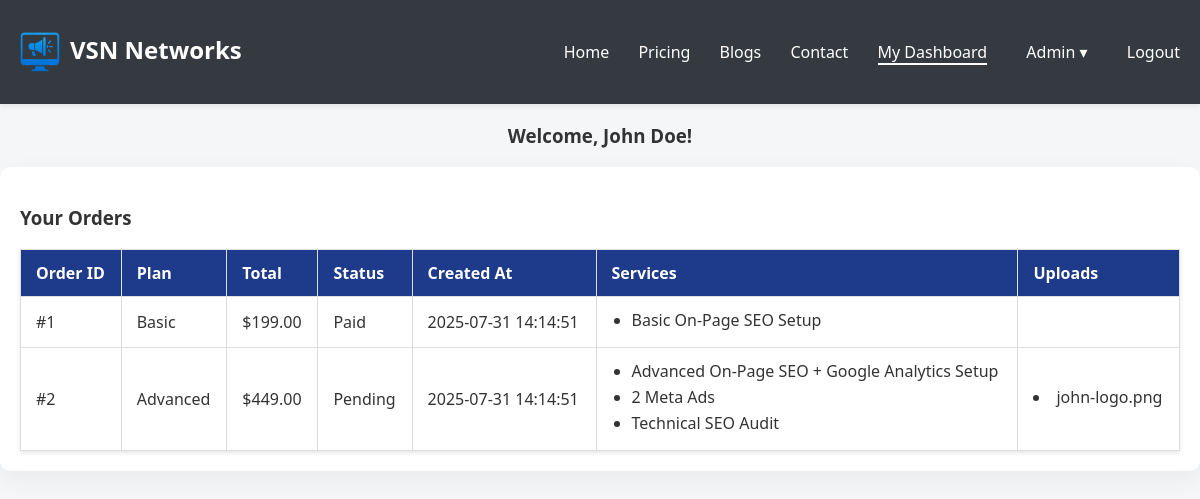
Page /dashboard.php (signed in) on the committed database.
### tables this page shows
CREATE TABLE orders (
    id INT AUTO_INCREMENT PRIMARY KEY,
    user_id INT NOT NULL,
    created_by INT NULL,   
    plan ENUM('basic', 'advanced', 'pro', 'custom') NOT NULL,
    status ENUM('pending', 'paid', 'in_progress', 'complete', 'cancelled') DEFAULT 'pending',
    total_price DECIMAL(10, 2) DEFAULT 0.00,
    notes TEXT,
    reset_token VARCHAR(64),
    reset_expires DATETIME,
    created_at DATETIME DEFAULT CURRENT_TIMESTAMP
);

CREATE TABLE order_items (
    id INT AUTO_INCREMENT PRIMARY KEY,
    order_id INT NOT NULL,
    service_name VARCHAR(100) NOT NULL,
    quantity INT DEFAULT 1,
    unit_price DECIMAL(10, 2) DEFAULT 0.00,
    total_price DECIMAL(10, 2) GENERATED ALWAYS AS (quantity * unit_price) STORED
);

CREATE TABLE uploads (
    id INT AUTO_INCREMENT PRIMARY KEY,
    order_id INT NOT NULL,
    file_name VARCHAR(255),
    file_path VARCHAR(255),
    uploaded_at DATETIME DEFAULT CURRENT_TIMESTAMP,
    created_at DATETIME DEFAULT CURRENT_TIMESTAMP
);

### dashboard.php (the view, shortened to what this page needs)
<?php
require_once 'includes/db.php';
$user_id = $_SESSION['user_id'];
$name = $_SESSION['user_name'];
$stmt = $conn->prepare("SELECT * FROM orders WHERE user_id = ? and status <> 'initiated' ORDER BY created_at DESC");
$stmt->execute([$user_id]);
$orders = [];
$result = $stmt->get_result();
if ($result) {
    while ($row = $result->fetch_assoc()) {
        $orders[] = $row;
    }
}
?>
<!DOCTYPE html>
<html>
    <head>
    </head>
<body>
    <?php include 'includes/header.php'; ?>
<h3 style="text-align: center;">Welcome, <?= htmlspecialchars($name) ?>!</h3>
<div class="dashboard-container">
<h3>Your Orders</h3>
<?php if (count($orders) > 0): ?>
        <table class="order-table">
            <tr>
                <th>Order ID</th>
                <th>Plan</th>
                <th>Total</th>
                <th>Status</th>
                <th>Created At</th>
                <th>Services</th>
                <th>Uploads</th>
            </tr>
            <?php foreach ($orders as $order): ?>
                    <tr>
                        <td>#<?= $order['id'] ?></td>
                        <td><?= ucfirst($order['plan']) ?></td>
                        <td>$<?= number_format($order['total_price'], 2) ?></td>
                        <td><?= ucfirst($order['status']) ?></td>
                        <td><?= $order['created_at'] ?></td>
                        <td>
                            <ul>
                            <?php
                            $stmt_services = $conn->prepare("SELECT service_name FROM order_items WHERE order_id = ?");
                            $stmt_services->bind_param("i", $order['id']);
                            $stmt_services->execute();
                            $result_services = $stmt_services->get_result();
                            while ($row = $result_services->fetch_assoc()) {
                                echo "<li>" . htmlspecialchars($row['service_name']) . "</li>";
                            }
                            ?>
                            </ul>
                        </td>
                        <td>
                            <?php
                            $stmt_uploads = $conn->prepare("SELECT file_name, file_path FROM uploads WHERE order_id = ?");
                            $stmt_uploads->bind_param("i", $order['id']);
                            $stmt_uploads->execute();
                            $result_uploads = $stmt_uploads->get_result();
                            while ($file = $result_uploads->fetch_assoc()) {
                                echo "<li><a href='" . htmlspecialchars($file['file_path']) . "' target='_blank'>" . htmlspecialchars($file['file_name']) . "</a></li>";
                            }
                            ?>
                        </td>
                    </tr>
            <?php endforeach; ?>
        </table>
<?php else: ?>
        <p>You have not placed any orders yet.</p>
<?php endif; ?>
</div>
</body>
</html>

### includes/header.php (shortened to what this page needs)
<?php
  $current_page = basename($_SERVER['PHP_SELF']);
  $isLoggedIn = isset($_SESSION['user_id']);
  $isAdmin = isset($_SESSION['is_admin']) && $_SESSION['is_admin'] == 1;
?>
<header class="site-header">
  <div class="container">
    <h1 class="logo">
      <a href="index.php" style="color: white; text-decoration: none;">
        <img class="logoimage" src="assets/icons/logo.png" alt="">VSN Networks
      </a>
    </h1>
    <nav class="main-nav" id="main-nav">
      <a href="index.php" class="<?= $current_page == 'index.php' ? 'active' : '' ?>">Home</a>
      <a href="pricing.php" class="<?= $current_page == 'pricing.php' ? 'active' : '' ?>">Pricing</a>
      <a href="blog.php" class="<?= $current_page == 'blog.php' ? 'active' : '' ?>">Blogs</a>
      <a href="contact.php" class="<?= $current_page == 'contact.php' ? 'active' : '' ?>">Contact</a>
      <?php if ($isLoggedIn): ?>
        <a href="dashboard.php" class="<?= $current_page == 'dashboard.php' ? 'active' : '' ?>">My Dashboard</a>
        <?php if ($isAdmin): ?>
          <div class="dropdown">
            <a href="#" class="dropdown-toggle">Admin ▾</a>
          </div>
        <?php endif; ?>
        <a href="logout.php">Logout</a>
      <?php else: ?>
        <a href="login.php" class="<?= $current_page == 'login.php' ? 'active' : '' ?>">Login</a>
      <?php endif; ?>
    </nav>
  </div>
</header>

### assets/css/main.css (style rules this page uses)
body { font-family: 'Segoe UI', sans-serif; background: #f4f6f8; margin: 0; padding: 0; color: #333; }
a { text-decoration: none; color: inherit; }
.container { margin: auto; }
.site-header { position: sticky; top: 0; z-index: 999; background-color: #343a40; color: white; padding: 16px 0; box-shadow: 0 2px 6px rgba(0, 0, 0, 0.08); }
.site-header .container { max-width: 1200px; margin: auto; display: flex; justify-content: space-between; align-items: center; padding: 0 20px; }
.logo { font-size: 24px; font-weight: bold; }
.main-nav a { color: white; margin-left: 25px; font-weight: 500; transition: color 0.2s ease; }
.main-nav a.active { border-bottom: 2px solid white; }
.logoimage { width: 40px; height: 40px; vertical-align: middle; margin-right: 10px; }
.dashboard-container { max-width: 1200px; margin: auto; padding: 20px; background: #fff; border-radius: 10px; box-shadow: 0 8px 24px rgba(0, 0, 0, 0.05); }
.dropdown { position: relative; display: inline-block; }
.dropdown-toggle { padding: 10px; color: white; text-decoration: none; cursor: pointer; }
.order-table { width: 100%; border-collapse: collapse; background: white; box-shadow: 0 2px 4px rgba(0, 0, 0, 0.1); }
.order-table th, .order-table td { padding: 12px 15px; border: 1px solid #ddd; text-align: left; }
.order-table th { background-color: #1e3a8a; color: white; }

### dashboard.php (style rules this page uses)
.order-table td ul { padding-left: 20px; margin: 0; }
.order-table td li { margin-bottom: 4px; }

### rows in the picture
orders: id "1", plan "Basic", total_price "199.00", status "Paid", created_at "2025-07-31 14:14:51"
order_items: service_name "Basic On-Page SEO Setup"
orders: id "2", plan "Advanced", total_price "449.00", status "Pending", created_at "2025-07-31 14:14:51"
order_items: service_name "Advanced On-Page SEO + Google Analytics Setup"
order_items: service_name "2 Meta Ads"
order_items: service_name "Technical SEO Audit"
uploads: file_name "john-logo.png"

### other values in the picture
$name "John Doe"
